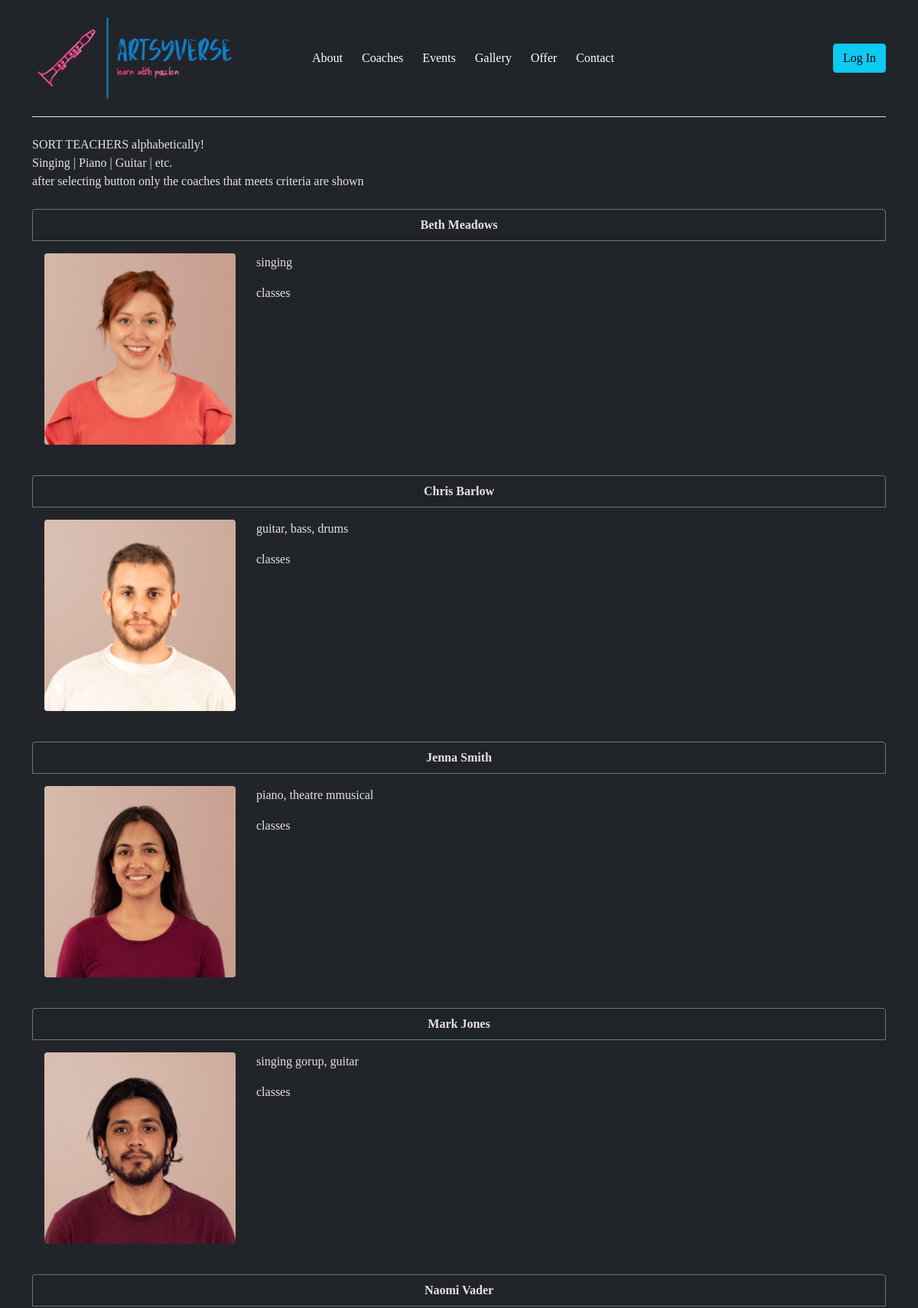
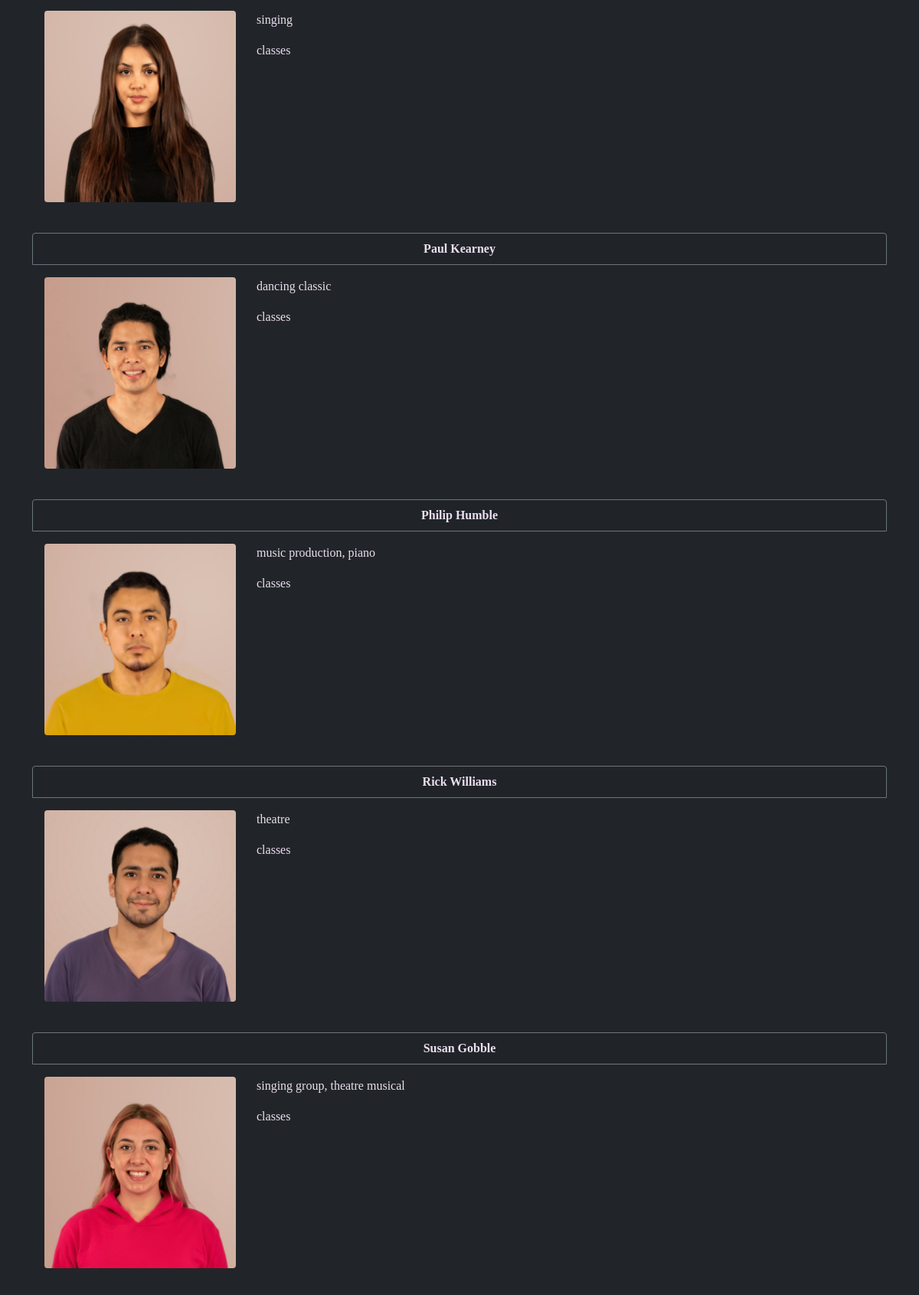
/coaches/ (upper part), run on the app's committed database (2 pictures, top to bottom).
### main/models.py (models this page shows, shortened)
class BaseModel(models.Model):
    objects = models.Manager()
    class Meta:
        abstract = True

class CoachProfile(BaseModel):
    user = models.ForeignKey(auth_models.User, on_delete=models.CASCADE)
    phone_number = models.CharField(max_length=12)
    classes = models.ManyToManyField(Class)
    avatar = models.ImageField(upload_to='coaches')
    description = models.TextField()
    class Meta:
        verbose_name_plural = 'Coach Profiles'

### main/views.py (the view)
# urls.py: path('coaches/', views.get_coaches, name='get-coaches'),
def get_coaches(request):
    return render(request, 'main/main_page/get_coaches.html',
                  {'navbar': NAVBAR, 'coaches': models.CoachProfile.objects.all})

### main/templates/main/main_page/get_coaches.html (shortened to what this page needs)
<!DOCTYPE html>
{% extends 'main/base.html' %}
{% block content %}
<div class="container">
    SORT TEACHERS alphabetically!<br>
    Singing | Piano | Guitar | etc.<br>
    after selecting button only the coaches that meets criteria are shown
    <div class="card bg-dark border-0">
        {% for coach in coaches %}
        <div class="mt-4 card-header border border-secondary rounded-top text-center">
            <b>{{ coach.user.first_name }} {{ coach.user.last_name }}</b>
        </div>
        <div class="card-body border border-secondary rounded-bottom border-0">
            <div class="row justify-content-start">
                <div class="col-3">
                    <img class="rounded" src="{{ coach.avatar.url }}" alt height=250>
                </div>
                <div class="col">
                    <p>{{ coach.description }}</p>
                    <p>classes</p>
                </div>
            </div>
        </div>
        {% endfor %}
    </div>
</div>
{% endblock %}

### main/templates/main/base.html (shortened to what this page needs)
<!DOCTYPE html>
{% load static %}
<html lang="en">
<head>
    <link href="https://cdn.jsdelivr.net/npm/bootstrap@5.0.2/dist/css/bootstrap.min.css" rel="stylesheet">
    <div class="container">
        <header class="d-flex flex-wrap align-items-center justify-content-center justify-content-md-between py-3 mb-4 border-bottom">
            <a href="/"><img class="bi me-2" src="/media/logo.png" alt height=120></a>
            {% block navbar %}
            <div class="btn-group">
                {% for nav, ref in navbar.items %}
                <a class="btn btn-dark" href="{{ ref }}">{{ nav }}</a>
                {% endfor %}
            </div>
            {% endblock %}
            <div class="col-md-3 text-end">
                {% if user.is_authenticated %}
                <div class="btn-group">
                    <a class="btn btn-dark" href="/user">Account</a>
                    <a class="btn btn-info" href="/logout">Log Out</a>
                </div>
                {% else %}
                <button type="button" class="btn btn-info" data-bs-toggle="modal" data-bs-target="#loginModal">Log In</button>
                {% endif %}
            </div>
        </header>
    </div>
</head>
<body class="d-flex flex-column min-vh-100" style="background-color:#212529;color:#EBDEF0;font-family:Comic Sans MS">
{% block content %}
{% endblock %}
</body>
<br><br>
</html>

### data on the page
CoachProfile: user.first_name "Beth", user.last_name "Meadows", avatar (picture), description "singing"
CoachProfile: user.first_name "Chris", user.last_name "Barlow", avatar (picture), description "guitar, bass, drums"
CoachProfile: user.first_name "Jenna", user.last_name "Smith", avatar (picture), description "piano, theatre mmusical"
CoachProfile: user.first_name "Mark", user.last_name "Jones", avatar (picture), description "singing gorup, guitar"
CoachProfile: user.first_name "Naomi", user.last_name "Vader", avatar (picture), description "singing"
CoachProfile: user.first_name "Paul", user.last_name "Kearney", avatar (picture), description "dancing classic"
CoachProfile: user.first_name "Philip", user.last_name "Humble", avatar (picture), description "music production, piano"
CoachProfile: user.first_name "Rick", user.last_name "Williams", avatar (picture), description "theatre"
CoachProfile: user.first_name "Susan", user.last_name "Gobble", avatar (picture), description "singing group, theatre musical"

### other printed values
{{ nav }} "About" "Coaches" "Events" "Gallery" "Offer" "Contact"
